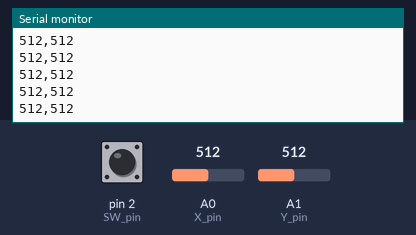
Recording of a sketch running on a simulated Arduino Uno, built with avr-gcc and run on an emulated ATmega328P. Shown: the last lines printed to the serial monitor. Inputs (shaded band) come from the test bench; at power-on: A0 (X_pin) = 512, pin 2 (SW_pin) HIGH, A1 (Y_pin) = 512.

Above: at 5.7 s.
5.8 s: A0 (X_pin) set to 986
At 6.5 s:
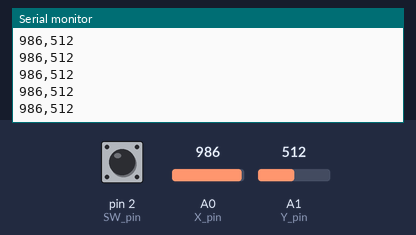
7.3 s: A0 (X_pin) set to 1008
At 8.1 s:
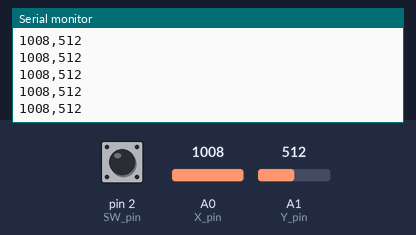
Timing chart, 0 to 10.3 s (numbered marks = the images above; inputs shaded):
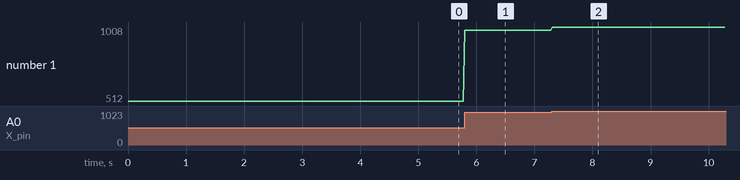

Measured:
- after the input at 5.8 s, the serial monitor: prints a new line at once (image 1)
- after the input at 7.3 s, the serial monitor: prints a new line at once (image 2)
- plotted number 1: 512 → 986 after the input at 5.8 s, 986 → 1008 after the input at 7.3 s

The sketch:

Joystick.ino
```cpp
const int SW_pin = 2;
const int X_pin = A0;
const int Y_pin = A1;

void setup() {
  pinMode(SW_pin, INPUT);
  digitalWrite(SW_pin, HIGH);
  Serial.begin(9600);
}

void loop() {
  int sw = digitalRead(SW_pin);
  int x = analogRead(X_pin);
  int y = analogRead(Y_pin);

  Serial.print(x);
  Serial.print(",");
  Serial.println(y);
  delay(25);
}
```
